Frame 1 (no input): blank canvas, image omitted
Frame 60 (no input): blank canvas, image omitted
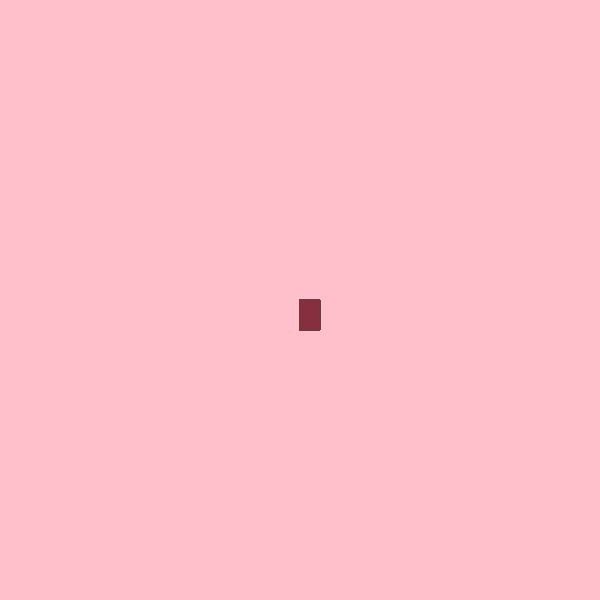
Frame 120 (the mouse pressed at the canvas centre since frame 60)

The p5.js sketch whose frames 1 and 60 were blank and that drew this single picture after the mouse press (run headless with seeded random() and noise() and a simulated clock; from frame 60 on, the mouse is pressed at the canvas centre):

// p5.js sketch
// ── sketch.js
function setup() {
  createCanvas(600, 600);
  background ('pink')
}

function draw() {
  fill("rgb(134,47,62)");
  stroke("rgb(107,61,69)");
  strokeWeight(1);
  
  if(mouseIsPressed) {
  rect(mouseX, mouseY, 20, 30);
  }
} 
